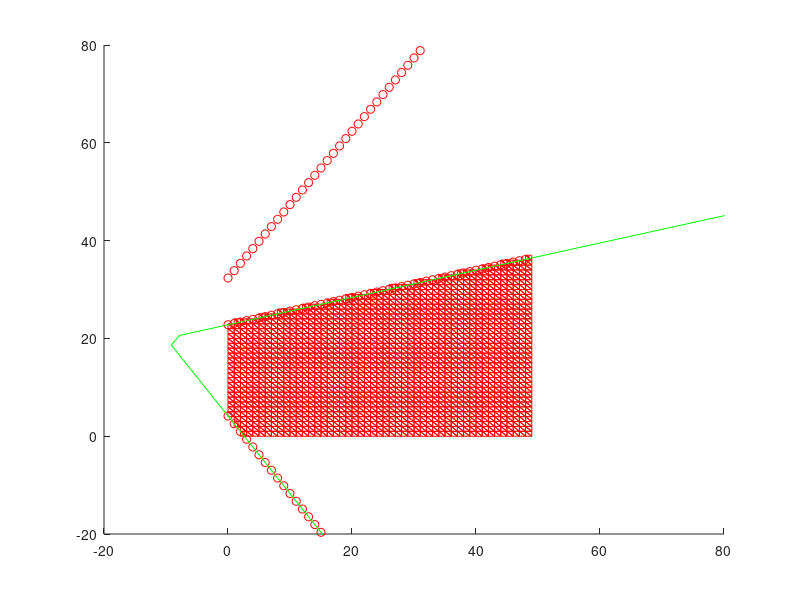

The MATLAB script that drew this image:

LDZ = 50;
Zlim = [LDZ-1,LDZ-1];

%% Create projection matrix
near = 1; far = 80;
right = 0.5; left = -0.5; top = 0.5; bottom = -0.5;
projectionMatrix = [ 2.0*near/(right-left), 0.0, (right+left)/(right-left), 0.0;
                0.0, 2.0*near/(top-bottom), (top+bottom)/(top-bottom), 0.0;
                0.0, 0.0, -(far + near)/(far - near), -2*far*near/(far - near);
                0.0, 0.0, -1.0, 0.0
                ];

%% Create camera matrix
pos = [0;5;15];
lookAt = [10;3;10];
up = [0;1;0];
n = normalize(pos-lookAt);
u = normalize(cross(up,n));
v = cross(n,u);
camera = [
    u' 0;
    v' 0;
    n' 0;
    0 0 0 1
    ];
camera(1:3, 4) = -camera(1:3, 1:3)*pos;

%% Make X
x = 0 : Zlim(1);
n = 2; m = length(x);
X = cell(1, n);
[X{:}] = ndgrid(x);
X = X(end : -1 : 1); 
X = cat(n+1, X{:});
X = reshape(X, [m^n, n]);
clear n;

%% Create triangles
N = m;
N_TRIANGLES = 3*2*N^2;
TRIANGLES = zeros(N_TRIANGLES, 1);
for xi = x(1:end-1)
    for yi = x(1:end-1)
        b = 2*3*(yi + xi*(N-1)) + 1;
        TRIANGLES(b) = xi*N + yi;
        TRIANGLES(b+1) = (xi+1)*N + yi;
        TRIANGLES(b+2) = xi*N + yi + 1;
        
        TRIANGLES(b+3) = xi*N + yi + 1;
        TRIANGLES(b+4) = (xi+1)*N + yi;
        TRIANGLES(b+5) = (xi+1)*N + yi + 1;
    end
end
tri = reshape(TRIANGLES, 3, [])';
%% Create frustum coordinates
fF = [
    -1, 1, 1, -1;
    0,0,0,0;
    1, 1, -1, -1;
    1,1,1,1
];
base = projectionMatrix * camera;
% q = fF([1,3,4],:);
% minibase = base([1,3,4],[1,3,4]);

x = zeros(4,4);
ii = 0;
x = base\fF;
while any(abs(x(2,:)) > 1e-3)
    fF(2,:) = fF(2,:) - 2.0*x(2,:);
    x = base\fF;
    ii = ii + 1;
end
x = x./repmat(x(4,:),4,1);


z = base * x;
z = z./repmat(z(4,:),4,1);
disp(z)
%%
figure(1);clf;
hold all;
%% Extract
N_INDICES = 0;
IND = zeros(N_TRIANGLES, 1);
world2map = 2*[1 0 0 0; 0 0 1 0];
Z = world2map * x;

maplim.left = max(0, floor(min(Z(1,:))));
maplim.right = min(Zlim(1), ceil(max(Z(1,:))));
zx = maplim.left : maplim.right-1;

delta = diff(Z(:,[1:4 1]),1,2);

order_offset = (delta(1, 4)>0) + (delta(1, 2)>0);

dx = zeros(4,1);
yx = zeros(4,1);
for i = 1:4
    if abs(delta(1,i)) < 1e-7
        dx(i) = 0;
        yx(i) = 1e16;
        order_offset = 0;
    else
        dx(i) = delta(2,i) / delta(1,i);
        yx(i) = Z(2,i) - dx(i) * Z(1,i) + dx(i) * maplim.left;
    end
end

for ix = zx
    zy = sort(yx);
    cut = [
            max(0, floor(zy(order_offset+1))) ...
            min(Zlim(2), ceil(zy(order_offset+2)))];
    N_add = 2*(cut(2) - cut(1));
    IND(N_INDICES+1:N_INDICES+N_add) = (2*cut(1):2*cut(2)-1) + 2*ix*(N-1); % N-1 triangles..
    N_INDICES = N_INDICES + N_add;
    plot(ones(4,1)*ix, yx', 'ro')
    yx = yx + dx;
end


%%
scatter(X(:,1), X(:,2), 1e-5);
for i = 1:N_INDICES
    k = IND(i);
    b = 3*k;
    triangle = TRIANGLES([1 2 3 1]+b)'+1;
    plot(X(triangle, 1), X(triangle, 2), 'r')
%     triangle = TRIANGLES([4 5 6 4]+b)'+1;
%     plot(X(triangle, 1), X(triangle, 2), 'r')
end

plot(Z(1,[1:4 1]), Z(2,[1:4 1]), 'g');
% axis equal;
axis([-20 80 -20 80])